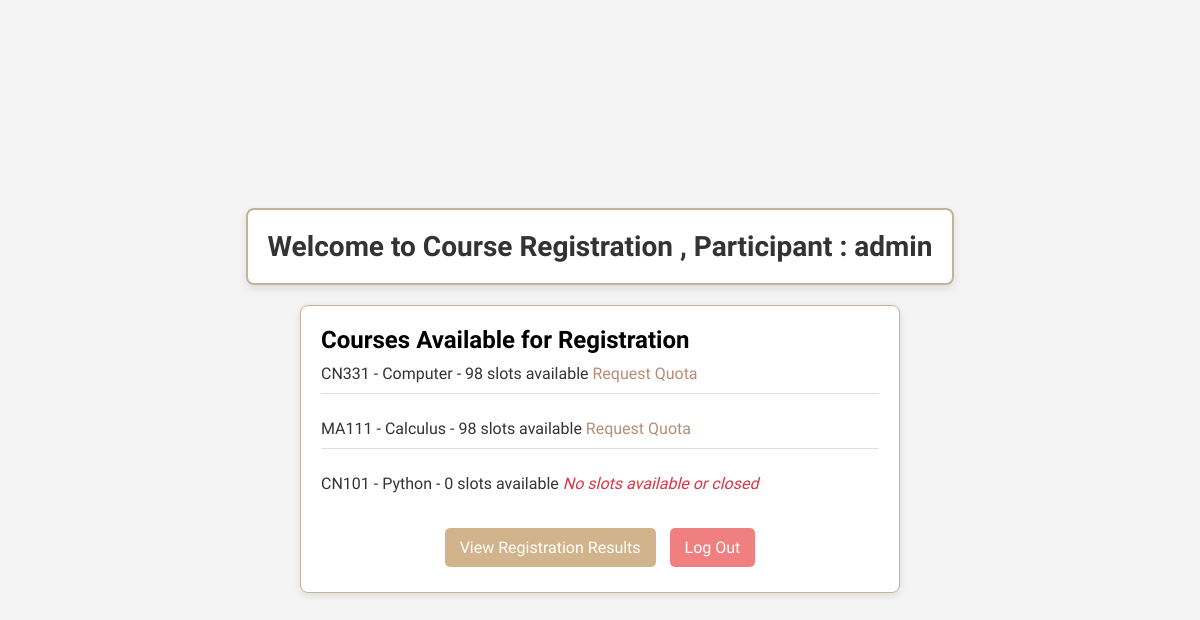
Page /user-home/ (signed in) on the committed database.
### courses/models.py (models this page shows, shortened)
class Course(models.Model):
    course_id = models.CharField(max_length=100)  # รหัส
    name = models.CharField(max_length=100)  # ชื่อวิชา
    semester = models.PositiveIntegerField(default=0)  # ภาคการศึกษา
    year = models.PositiveIntegerField(default=0)  # ปีการศึกษา
    capacity = models.PositiveIntegerField(default=0)  # จำนวนที่รับ
    is_open = models.BooleanField(default=True)  # เปิดหรือปิดรายวิชา
    available_slots = models.PositiveIntegerField(default=0)
    enrolled_users = models.ManyToManyField(
        User, blank=True, related_name="courses"
    )  # ผู้ใช้ที่ขอโควต้า
    @property
    def available_slots(self):
        return self.capacity - self.enrolled_users.count()
    def can_enroll(self):
        return self.is_open and self.available_slots > 0

### accounts/views.py (the view)
# urls.py: path("user-home/", views.user_home, name="user_home"),
@login_required  # Ensure that only logged-in users can access this view
def user_home(request):
    open_courses = Course.objects.filter(is_open=True)
    return render(request, "user_home.html", {"courses": open_courses})

### accounts/templates/user_home.html (shortened to what this page needs)
{% load static %}
<!DOCTYPE html>
<html lang="en">
<head>
    <link rel="stylesheet" href="{% static 'css/style.css' %}">
    <link rel="stylesheet" href="https://cdnjs.cloudflare.com/ajax/libs/font-awesome/6.0.0-beta3/css/all.min.css">
</head>
<body>
    <div class="welcome-msg">
        <h1>Welcome to Course Registration , Participant : {{ request.user.username }}</h1>
    </div>
    <div class="content-box">
        <h2>Courses Available for Registration</h2>
        <ul>
            {% for course in courses %}
            <li class="course-item">
                {{ course.course_id }} - {{ course.name }} - {{ course.available_slots }} slots available
                {% if course.can_enroll %}
                <a href="{% url 'request_quota' course.id %}" class="course-link">Request Quota</a>
                {% else %}
                <span class="no-slots">No slots available or closed</span>
                {% endif %}
            </li>
            {% endfor %}
        </ul>
        <div class="actions">
            <a href="{% url 'quota_list' %}" class="btn btn-light-brown">View Registration Results</a>
            <a href="{% url 'login' %}" class="btn btn-light-red">Log Out</a>
        </div>
    </div>
</body>
</html>

### accounts/static/css/style.css (style rules this page uses)
* { margin: 0; padding: 0; box-sizing: border-box; font-family: "Old Standard TT", serif; }
body { width: 100%; height: 100vh; display: flex; align-items: center; justify-content: center; background: #f5f5f5; }
a { color: #b58d76; text-decoration: none; }
.course-item { list-style: none; margin-bottom: 15px; font-size: 16px; color: #333; }
.btn { display: inline-block; padding: 10px 15px; margin: 10px 5px; font-size: 16px; text-decoration: none; color: #fff; background-color: #b58d76; border-radius: 5px; transition: background-color 0.3s ease; }
.welcome-msg { background-color: #f0f8ff; padding: 10px; border-radius: 5px; margin-bottom: 20px; font-size: 18px; color: #007BFF; text-align: center; }
body { font-family: "Old Standard TT", serif; background-color: #f4f4f4; display: flex; flex-direction: column; align-items: center; padding: 20px; }
.welcome-msg { background-color: #ffffff; padding: 20px; border-radius: 8px; margin-bottom: 20px; text-align: center; font-size: 24px; color: #333; border: 2px solid #c5b299; box-shadow: 0 4px 8px rgba(0, 0, 0, 0.1); }
.welcome-msg h1 { margin: 0; font-family: 'Old Standard TT', serif; font-size: 28px; }
.content-box { background-color: #ffffff; padding: 20px; border-radius: 8px; box-shadow: 0px 2px 8px rgba(0, 0, 0, 0.1); width: 100%; max-width: 600px; border: 1px solid #c5b299; }
ul { list-style-type: none; padding: 0; margin: 0; }
ul li { padding: 10px 0; border-bottom: 1px solid #ddd; font-size: 18px; color: #333; }
ul li:last-child { border-bottom: none; }
.no-slots { color: #dc3545; font-style: italic; }
.actions { margin-top: 20px; text-align: center; }
.actions .btn { padding: 10px 15px; margin: 5px; border: none; border-radius: 5px; cursor: pointer; font-size: 16px; text-decoration: none; color: #fff; }
.btn { display: inline-block; padding: 10px 15px; background-color: #007bff; color: white; text-decoration: none; border-radius: 5px; }
.btn-light-brown { background-color: #D2B48C; color: white; padding: 10px 15px; border: none; border-radius: 5px; text-decoration: none; }
.btn-light-red { background-color: #F08080; color: white; padding: 10px 15px; border: none; border-radius: 5px; text-decoration: none; }

### rows in the picture
Course: course_id "CN331", name "Computer", available_slots "98", is_open "Request Quota"
Course: course_id "MA111", name "Calculus", available_slots "98", is_open "Request Quota"
Course: course_id "CN101", name "Python", available_slots "0", is_open "No slots available or closed"

### other values in the picture
{{ request.user.username }} "admin"
